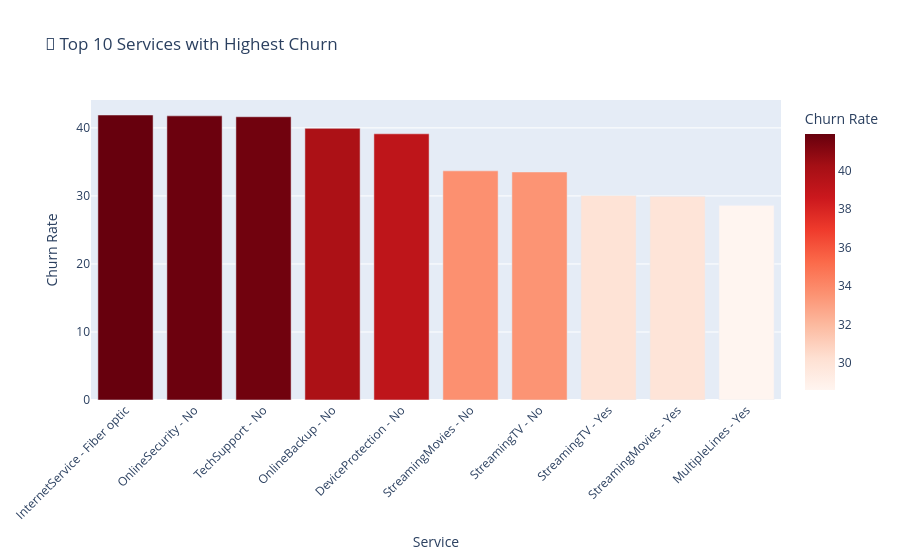

Notebook cell for this chart:
### Markdown cell above
### 8. Services Analysis

### Code cell
service_cols = ['PhoneService', 'MultipleLines', 'InternetService',
                'OnlineSecurity', 'OnlineBackup', 'DeviceProtection',
                'TechSupport', 'StreamingTV', 'StreamingMovies']

service_churn = []
for service in service_cols:
    if service in df.columns:
        # For services with multiple categories
        if df[service].dtype == 'object' and df[service].nunique() > 2:
            for category in df[service].unique():
                if pd.notna(category):
                    subset = df[df[service] == category]
                    churn_rate = (subset['Churn'] == 'Yes').mean() * 100
                    service_churn.append({
                        'Service': f"{service} - {category}",
                        'Churn Rate': churn_rate,
                        'Count': len(subset)
                    })
        else:
            churn_rate = (df[df[service] == 'Yes']['Churn'] == 'Yes').mean() * 100
            service_churn.append({
                'Service': service,
                'Churn Rate': churn_rate if not pd.isna(churn_rate) else 0,
                'Count': (df[service] == 'Yes').sum()
            })

service_df = pd.DataFrame(service_churn)
service_df = service_df.sort_values('Churn Rate', ascending=False).head(10)

fig = px.bar(service_df, x='Service', y='Churn Rate', 
             title='📱 Top 10 Services with Highest Churn',
             color='Churn Rate', color_continuous_scale='Reds')
fig.update_layout(xaxis_tickangle=-45)
fig.show()

print("\n🔧 KEY SERVICE INSIGHTS:")
print("• Fiber optic internet: Highest churn rate")
print("• Customers WITHOUT online security: High churn")
print("• Customers WITHOUT tech support: High churn")

### Figure 1 — Plotly figure (JSON) as saved in the notebook; plotly's stock layout.template omitted (floating-point values rounded to 4 significant figures)
{"data": [{"hovertemplate": "Service=%{x}<br>Churn Rate=%{marker.color}<extra></extra>", "legendgroup": "", "marker": {"color": [41.89, 41.77, 41.64, 39.93, 39.13, 33.68, 33.52, 30.07, 29.94, 28.61], "coloraxis": "coloraxis", "pattern": {"shape": ""}}, "name": "", "orientation": "v", "showlegend": false, "textposition": "auto", "type": "bar", "x": ["InternetService - Fiber optic", "OnlineSecurity - No", "TechSupport - No", "OnlineBackup - No", "DeviceProtection - No", "StreamingMovies - No", "StreamingTV - No", "StreamingTV - Yes", "StreamingMovies - Yes", "MultipleLines - Yes"], "xaxis": "x", "y": [41.89, 41.77, 41.64, 39.93, 39.13, 33.68, 33.52, 30.07, 29.94, 28.61], "yaxis": "y"}], "layout": {"barmode": "relative", "coloraxis": {"colorbar": {"title": {"text": "Churn Rate"}}, "colorscale": [[0, "rgb(255,245,240)"], [0.125, "rgb(254,224,210)"], [0.25, "rgb(252,187,161)"], [0.375, "rgb(252,146,114)"], [0.5, "rgb(251,106,74)"], [0.625, "rgb(239,59,44)"], [0.75, "rgb(203,24,29)"], [0.875, "rgb(165,15,21)"], [1, "rgb(103,0,13)"]]}, "legend": {"tracegroupgap": 0}, "title": {"text": "📱 Top 10 Services with Highest Churn"}, "xaxis": {"anchor": "y", "domain": [0, 1], "tickangle": -45, "title": {"text": "Service"}}, "yaxis": {"anchor": "x", "domain": [0, 1], "title": {"text": "Churn Rate"}}}}
